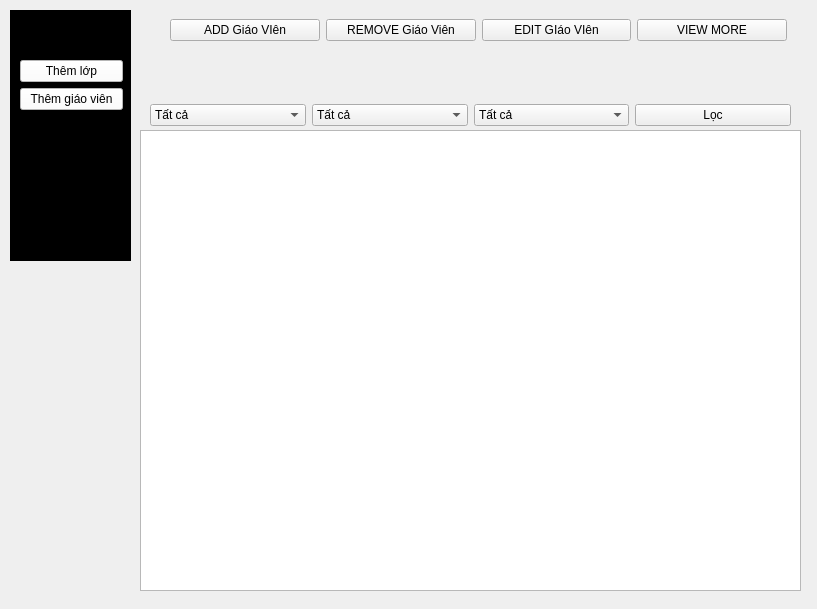
<?xml version="1.0" encoding="UTF-8"?>
<ui version="4.0">
 <class>MainWindow</class>
 <widget class="QMainWindow" name="MainWindow">
  <property name="geometry">
   <rect>
    <x>0</x>
    <y>0</y>
    <width>817</width>
    <height>609</height>
   </rect>
  </property>
  <property name="windowTitle">
   <string>MainWindow</string>
  </property>
  <widget class="QWidget" name="centralwidget">
   <widget class="QWidget" name="layoutWidget">
    <property name="geometry">
     <rect>
      <x>170</x>
      <y>0</y>
      <width>617</width>
      <height>61</height>
     </rect>
    </property>
    <layout class="QHBoxLayout" name="horizontalLayout">
     <item>
      <widget class="QPushButton" name="add_btn">
       <property name="styleSheet">
        <string notr="true">font: 20pt &quot;MS Shell Dlg 2&quot;;</string>
       </property>
       <property name="text">
        <string>ADD Giáo VIên</string>
       </property>
      </widget>
     </item>
     <item>
      <widget class="QPushButton" name="remove_btn">
       <property name="styleSheet">
        <string notr="true">font: 20pt &quot;MS Shell Dlg 2&quot;;</string>
       </property>
       <property name="text">
        <string>REMOVE Giáo Viên</string>
       </property>
      </widget>
     </item>
     <item>
      <widget class="QPushButton" name="edit_btn">
       <property name="styleSheet">
        <string notr="true">font: 20pt &quot;MS Shell Dlg 2&quot;;</string>
       </property>
       <property name="text">
        <string>EDIT GIáo VIên</string>
       </property>
      </widget>
     </item>
     <item>
      <widget class="QPushButton" name="view_btn">
       <property name="styleSheet">
        <string notr="true">font: 20pt &quot;MS Shell Dlg 2&quot;;</string>
       </property>
       <property name="text">
        <string>VIEW MORE</string>
       </property>
      </widget>
     </item>
    </layout>
   </widget>
   <widget class="QWidget" name="widget" native="true">
    <property name="geometry">
     <rect>
      <x>0</x>
      <y>0</y>
      <width>141</width>
      <height>271</height>
     </rect>
    </property>
    <property name="styleSheet">
     <string notr="true">border-color: rgb(0, 0, 0);
border-width: thick</string>
    </property>
    <widget class="QWidget" name="layoutWidget_2">
     <property name="geometry">
      <rect>
       <x>10</x>
       <y>10</y>
       <width>121</width>
       <height>251</height>
      </rect>
     </property>
     <layout class="QVBoxLayout" name="verticalLayout_3">
      <item>
       <widget class="QWidget" name="widget_2" native="true">
        <property name="styleSheet">
         <string notr="true">background-color: rgb(0, 0, 0);</string>
        </property>
        <widget class="QWidget" name="layoutWidget_3">
         <property name="geometry">
          <rect>
           <x>10</x>
           <y>50</y>
           <width>103</width>
           <height>52</height>
          </rect>
         </property>
         <layout class="QVBoxLayout" name="verticalLayout_2">
          <item>
           <widget class="QPushButton" name="themlop">
            <property name="styleSheet">
             <string notr="true">background-color: rgb(255, 255, 255);
color: rgb(0, 0, 0);
font: 14pt &quot;MS Shell Dlg 2&quot;;</string>
            </property>
            <property name="text">
             <string>Thêm lớp</string>
            </property>
           </widget>
          </item>
          <item>
           <widget class="QPushButton" name="themgiaovien">
            <property name="styleSheet">
             <string notr="true">background-color: rgb(255, 255, 255);
color: rgb(0, 0, 0);
font: 14pt &quot;MS Shell Dlg 2&quot;;</string>
            </property>
            <property name="text">
             <string>Thêm giáo viên</string>
            </property>
           </widget>
          </item>
         </layout>
        </widget>
       </widget>
      </item>
     </layout>
    </widget>
   </widget>
   <widget class="QListWidget" name="danhsachGV">
    <property name="geometry">
     <rect>
      <x>140</x>
      <y>130</y>
      <width>661</width>
      <height>461</height>
     </rect>
    </property>
   </widget>
   <widget class="QWidget" name="">
    <property name="geometry">
     <rect>
      <x>150</x>
      <y>90</y>
      <width>641</width>
      <height>51</height>
     </rect>
    </property>
    <layout class="QHBoxLayout" name="horizontalLayout_2">
     <item>
      <widget class="QComboBox" name="loc_theo_mon">
       <item>
        <property name="text">
         <string>Tất cả</string>
        </property>
       </item>
       <item>
        <property name="text">
         <string>Toán</string>
        </property>
       </item>
       <item>
        <property name="text">
         <string>Văn</string>
        </property>
       </item>
       <item>
        <property name="text">
         <string>Anh</string>
        </property>
       </item>
       <item>
        <property name="text">
         <string>KHTN</string>
        </property>
       </item>
      </widget>
     </item>
     <item>
      <widget class="QComboBox" name="loc_theo_gioi_tinh">
       <item>
        <property name="text">
         <string>Tất cả</string>
        </property>
       </item>
       <item>
        <property name="text">
         <string>Nam</string>
        </property>
       </item>
       <item>
        <property name="text">
         <string>Nữ</string>
        </property>
       </item>
      </widget>
     </item>
     <item>
      <widget class="QComboBox" name="loc_theo_gvcn">
       <item>
        <property name="text">
         <string>Tất cả</string>
        </property>
       </item>
       <item>
        <property name="text">
         <string>Là GVCN</string>
        </property>
       </item>
       <item>
        <property name="text">
         <string>Không Là GVCN</string>
        </property>
       </item>
      </widget>
     </item>
     <item>
      <widget class="QPushButton" name="loc_btn">
       <property name="text">
        <string>Lọc</string>
       </property>
      </widget>
     </item>
    </layout>
   </widget>
  </widget>
 </widget>
 <resources/>
 <connections/>
</ui>
